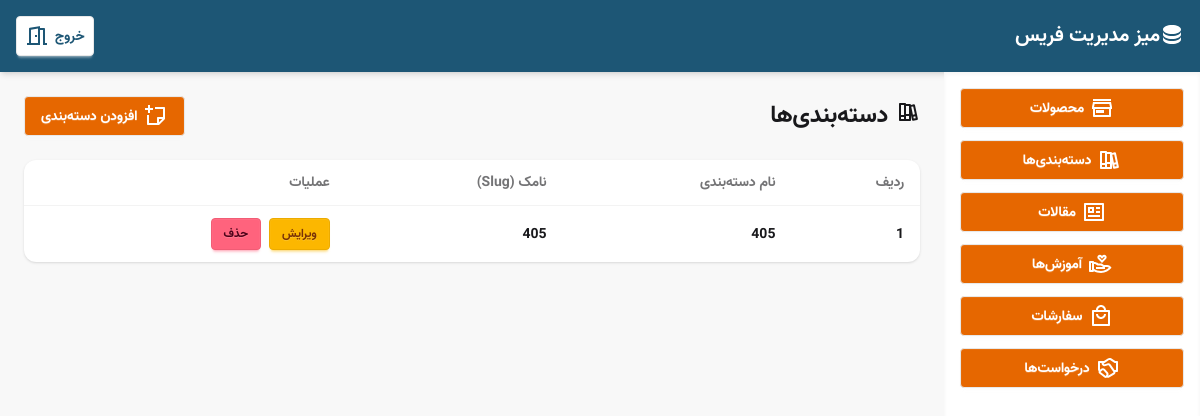
Page /dashboard/categories/ (signed in) on the earlier database version.
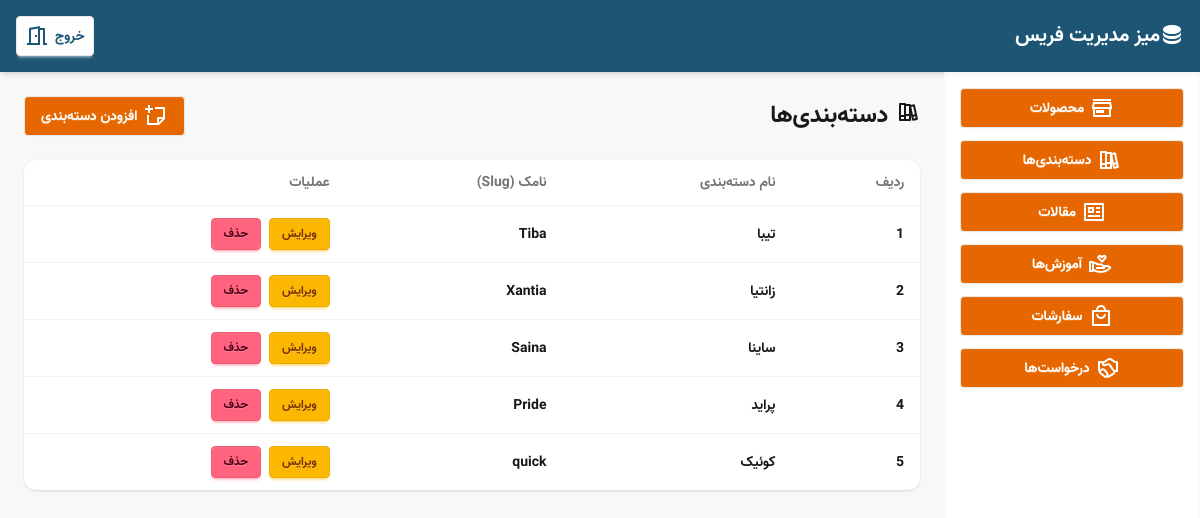
Same page on the later database version.
### website/models.py (models this page shows, shortened)
class Category(models.Model):
    name = models.CharField(max_length=100, verbose_name="نام دسته‌بندی")
    slug = models.SlugField(unique=True, verbose_name="نامک (Slug)")
    class Meta:
        verbose_name = "دسته‌بندی"
        verbose_name_plural = "دسته‌بندی‌ها"

### website/views.py (the view)
# urls.py: path("dashboard/categories/", views.dashboard_categories, name="dashboard_categories"),
@login_required(login_url="dashboard_login")
def dashboard_categories(request):
    categories_list = Category.objects.all().order_by("name")
    paginator = Paginator(categories_list, 10)  # هر صفحه ۱۰ دسته‌بندی
    page_number = request.GET.get("page")
    page_obj = paginator.get_page(page_number)
    return render(request, "dashboard/sections/categories.html", {"page_obj": page_obj})

### website/context_processors.py (called while the page is built)
def categories_context(request):
    categories = Category.objects.all().order_by('name')
    return {'categories': categories}

### website/templates/dashboard/sections/categories.html (shortened to what this page needs)
{% extends "dashboard/base_dashboard.html" %}
{% block content %}
<div class="flex items-center justify-between mb-6">
  <h1 class="flex gap-2 text-2xl font-bold">
   دسته‌بندی‌ها
  </h1>
  <a href="{% url 'dashboard_category_add' %}" class="btn bg-[#e66700] text-[#fff]">
    افزودن دسته‌بندی
  </a>
</div>
<div class="overflow-x-auto bg-base-100 shadow rounded-xl">
  <table class="table">
    <thead>
      <tr>
        <th>ردیف</th>
        <th>نام دسته‌بندی</th>
        <th>نامک (Slug)</th>
        <th>عملیات</th>
      </tr>
    </thead>
    <tbody>
      {% for category in page_obj %}
      <tr>
        <td>{{ forloop.counter0|add:page_obj.start_index }}</td>
        <td>{{ category.name }}</td>
        <td>{{ category.slug }}</td>
        <td class="flex gap-2">
          <a href="{% url 'dashboard_category_edit' category.id %}" class="btn btn-sm btn-warning">ویرایش</a>
          <button onclick="openDeleteCategoryModal('{{ category.id }}', '{{ category.name }}')" class="btn btn-sm btn-error">حذف</button>
        </td>
      </tr>
      {% empty %}
      <tr>
        <td colspan="4" class="text-center text-gray-500">هیچ دسته‌بندی ثبت نشده است.</td>
      </tr>
      {% endfor %}
    </tbody>
  </table>
</div>
{% endblock %}

### website/templates/dashboard/base_dashboard.html (shortened to what this page needs)
{% load static %}
{% load jalali_tags %}
{% load humanize %}
<!DOCTYPE html>
<html lang="fa" dir="rtl">
<head>
    <link href="{% static 'css/daisyUI-5.0.49.css' %}" rel="stylesheet" type="text/css" />
    <link href="{% static 'css/style.css' %}" rel="stylesheet" type="text/css" />
    <link href="https://cdn.jsdelivr.net/npm/remixicon@2.5.0/fonts/remixicon.css" rel="stylesheet">
</head>
<body class="bg-base-200 min-h-screen flex flex-col">
  <header class="bg-primary text-white p-4 shadow-md flex justify-between items-center bg-[#1d5675]">
    <h1 class="flex text-xl font-bold">
      میز مدیریت فریس
    </h1>
    <a href="{% url 'dashboard_logout' %}" class="btn bg-[#fff] text-[#1d5675] p-2">
      خروج
    </a>
  </header>
  <div class="flex flex-1 overflow-hidden">
    <aside class="bg-base-100 w-64 p-4 hidden md:flex flex-col shadow-inner">
      <nav class="space-y-3">
        <a href="{% url 'dashboard_products' %}" class="btn btn-block bg-[#e66700] text-[#fff] w-full text-right">
          <svg xmlns="http://www.w3.org/2000/svg" viewBox="0 0 24 24" width="24" height="24" fill="currentColor"><path d="M21 13V20C21 20.5523 20.5523 21 20 21H4C3.44772 21 3 20.5523 3 20V13H2V11L3 6H21L22 11V13H21ZM5 13V19H19V13H5ZM4.03961 11H19.9604L19.3604 8H4.63961L4.03961 11ZM6 14H14V17H6V14ZM3 3H21V5H3V3Z"></path></svg>
         محصولات
        </a>
        <a href="{% url 'dashboard_categories' %}" class="btn btn-block bg-[#e66700] text-[#fff] w-full text-right">
         دسته‌بندی‌ها
        </a>
        <a href="{% url 'dashboard_articles' %}" class="btn btn-block bg-[#e66700] text-[#fff] w-full text-right">
           مقالات
        </a>
        <a href="{% url 'dashboard_courses' %}" class="btn btn-block bg-[#e66700] text-[#fff] w-full text-right">
           آموزش‌ها
        </a>
        <a href="{% url 'dashboard_orders' %}" class="btn btn-block bg-[#e66700] text-[#fff] w-full text-right">
         سفارشات
        </a>
        <a href="{% url 'dashboard_agency_requests' %}" class="btn btn-block bg-[#e66700] text-[#fff] w-full text-right">
         درخواست‌ها
       </a>
      </nav>
    </aside>
    <main class="flex-1 p-6 overflow-auto pb-12 mb-8">
      {% block content %}{% endblock %}
    </main>
  </div>
</body>
</html>

### website/static/css/style.css (style rules this page uses)
body { font-family: 'farris'; }
html { direction: rtl; unicode-bidi: embed; }
body * { text-align: right; }
:root { scrollbar-width: thin; scrollbar-color: #1d5675 #4e7f9a ;; }

Differences in the rows shown:
removed Category: name "405", slug "405"
added Category: name "تیبا", slug "Tiba"
added Category: name "زانتیا", slug "Xantia"
added Category: name "ساینا", slug "Saina"
added Category: name "پراید", slug "Pride"
added Category: name "کوئیک", slug "quick"
